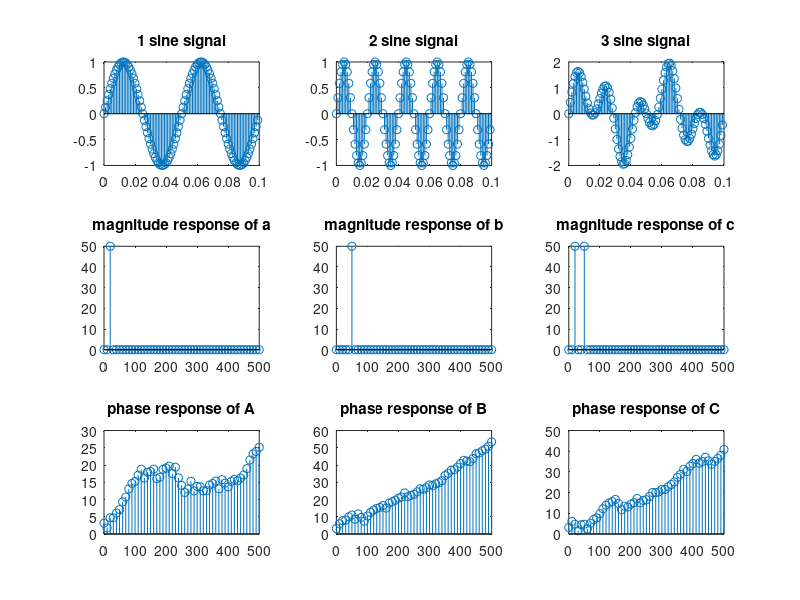

Reproduce this figure in MATLAB.
clc;
clear all;
f= 1000;
l=100;
T=1/f;
t=(0:l-1)*T;
A=sin (2*pi*20*t);
B=sin (2*pi*50*t);
C=A+B;
subplot(3,3,1);
stem(t,A);
title("1 sine signal");
subplot(3,3,2);
stem(t,B);
title("2 sine signal");
subplot(3,3,3);
stem(t,C);
title("3 sine signal");
a1=abs(fft(A));
b1=abs(fft(B));
c1=abs(fft(C));
p1=a1(1:(l/2)+1);
p2=b1(1:(l/2)+1);
p3=c1(1:(l/2)+1);
F=f*(0:(l/2))/l;
subplot(3,3,4);
stem(F,p1);
title("magnitude response of a");
subplot(3,3,5);
stem(F,p2);
title("magnitude response of b");
subplot(3,3,6);
stem(F,p3);
title("magnitude response of c");
a2=unwrap(angle(fft(A)));
b2=unwrap(angle(fft(B)));
c2=unwrap(angle(fft(C)));
v1=a2(1:(l/2)+1);
v2=b2(1:(l/2)+1);
v3=c2(1:(l/2)+1);
subplot(3,3,7);
stem(F,v1);
title("phase response of A");
subplot(3,3,8);
stem(F,v2);
title("phase response of B");
subplot(3,3,9);
stem(F,v3);
title("phase response of C");
